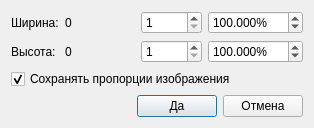
<?xml version="1.0" encoding="UTF-8"?>
<ui version="4.0">
 <class>ImageResizeDialog</class>
 <widget class="QDialog" name="ImageResizeDialog">
  <property name="geometry">
   <rect>
    <x>0</x>
    <y>0</y>
    <width>287</width>
    <height>126</height>
   </rect>
  </property>
  <property name="windowTitle">
   <string>Размер изображения</string>
  </property>
  <layout class="QVBoxLayout" name="verticalLayout">
   <item>
    <layout class="QGridLayout" name="gridLayout">
     <item row="0" column="0">
      <widget class="QLabel" name="widthL">
       <property name="text">
        <string>Ширина:</string>
       </property>
      </widget>
     </item>
     <item row="0" column="1">
      <widget class="QLabel" name="widthValueL">
       <property name="minimumSize">
        <size>
         <width>70</width>
         <height>0</height>
        </size>
       </property>
       <property name="text">
        <string>0</string>
       </property>
      </widget>
     </item>
     <item row="0" column="2">
      <widget class="QSpinBox" name="widthPointSB">
       <property name="minimum">
        <number>1</number>
       </property>
       <property name="maximum">
        <number>99999</number>
       </property>
      </widget>
     </item>
     <item row="0" column="3">
      <widget class="QDoubleSpinBox" name="widthPercentDSB">
       <property name="suffix">
        <string>%</string>
       </property>
       <property name="decimals">
        <number>3</number>
       </property>
       <property name="minimum">
        <double>0.001000000000000</double>
       </property>
       <property name="maximum">
        <double>10000.000000000000000</double>
       </property>
       <property name="value">
        <double>100.000000000000000</double>
       </property>
      </widget>
     </item>
     <item row="1" column="0">
      <widget class="QLabel" name="heightL">
       <property name="text">
        <string>Высота:</string>
       </property>
      </widget>
     </item>
     <item row="1" column="1">
      <widget class="QLabel" name="heightValueL">
       <property name="minimumSize">
        <size>
         <width>70</width>
         <height>0</height>
        </size>
       </property>
       <property name="text">
        <string>0</string>
       </property>
      </widget>
     </item>
     <item row="1" column="2">
      <widget class="QSpinBox" name="heightPointSB">
       <property name="minimum">
        <number>1</number>
       </property>
       <property name="maximum">
        <number>99999</number>
       </property>
      </widget>
     </item>
     <item row="1" column="3">
      <widget class="QDoubleSpinBox" name="heightPercentDSB">
       <property name="suffix">
        <string>%</string>
       </property>
       <property name="decimals">
        <number>3</number>
       </property>
       <property name="minimum">
        <double>0.001000000000000</double>
       </property>
       <property name="maximum">
        <double>10000.000000000000000</double>
       </property>
       <property name="value">
        <double>100.000000000000000</double>
       </property>
      </widget>
     </item>
    </layout>
   </item>
   <item>
    <widget class="QCheckBox" name="keepAspectRatioChB">
     <property name="text">
      <string>Сохранять пропорции изображения</string>
     </property>
     <property name="checked">
      <bool>true</bool>
     </property>
    </widget>
   </item>
   <item>
    <spacer name="verticalSpacer">
     <property name="orientation">
      <enum>Qt::Vertical</enum>
     </property>
     <property name="sizeHint" stdset="0">
      <size>
       <width>20</width>
       <height>4</height>
      </size>
     </property>
    </spacer>
   </item>
   <item>
    <layout class="QHBoxLayout" name="horizontalLayout">
     <item>
      <spacer name="horizontalSpacer">
       <property name="orientation">
        <enum>Qt::Horizontal</enum>
       </property>
       <property name="sizeHint" stdset="0">
        <size>
         <width>40</width>
         <height>20</height>
        </size>
       </property>
      </spacer>
     </item>
     <item>
      <widget class="QPushButton" name="okPB">
       <property name="text">
        <string>Да</string>
       </property>
      </widget>
     </item>
     <item>
      <widget class="QPushButton" name="cancelPB">
       <property name="text">
        <string>Отмена</string>
       </property>
      </widget>
     </item>
    </layout>
   </item>
  </layout>
 </widget>
 <resources/>
 <connections>
  <connection>
   <sender>okPB</sender>
   <signal>clicked()</signal>
   <receiver>ImageResizeDialog</receiver>
   <slot>accept()</slot>
   <hints>
    <hint type="sourcelabel">
     <x>336</x>
     <y>125</y>
    </hint>
    <hint type="destinationlabel">
     <x>232</x>
     <y>73</y>
    </hint>
   </hints>
  </connection>
  <connection>
   <sender>cancelPB</sender>
   <signal>clicked()</signal>
   <receiver>ImageResizeDialog</receiver>
   <slot>reject()</slot>
   <hints>
    <hint type="sourcelabel">
     <x>417</x>
     <y>125</y>
    </hint>
    <hint type="destinationlabel">
     <x>232</x>
     <y>73</y>
    </hint>
   </hints>
  </connection>
  <connection>
   <sender>widthPointSB</sender>
   <signal>valueChanged(int)</signal>
   <receiver>ImageResizeDialog</receiver>
   <slot>widthPointSB_valueChanged(int)</slot>
   <hints>
    <hint type="sourcelabel">
     <x>161</x>
     <y>19</y>
    </hint>
    <hint type="destinationlabel">
     <x>143</x>
     <y>62</y>
    </hint>
   </hints>
  </connection>
  <connection>
   <sender>heightPointSB</sender>
   <signal>valueChanged(int)</signal>
   <receiver>ImageResizeDialog</receiver>
   <slot>heightPointSB_valueChanged(int)</slot>
   <hints>
    <hint type="sourcelabel">
     <x>161</x>
     <y>45</y>
    </hint>
    <hint type="destinationlabel">
     <x>143</x>
     <y>62</y>
    </hint>
   </hints>
  </connection>
  <connection>
   <sender>widthPercentDSB</sender>
   <signal>valueChanged(double)</signal>
   <receiver>ImageResizeDialog</receiver>
   <slot>widthPercentDSB_valueChanged(double)</slot>
   <hints>
    <hint type="sourcelabel">
     <x>234</x>
     <y>19</y>
    </hint>
    <hint type="destinationlabel">
     <x>143</x>
     <y>62</y>
    </hint>
   </hints>
  </connection>
  <connection>
   <sender>heightPercentDSB</sender>
   <signal>valueChanged(double)</signal>
   <receiver>ImageResizeDialog</receiver>
   <slot>heightPercentDSB_valueChanged(double)</slot>
   <hints>
    <hint type="sourcelabel">
     <x>234</x>
     <y>45</y>
    </hint>
    <hint type="destinationlabel">
     <x>143</x>
     <y>62</y>
    </hint>
   </hints>
  </connection>
  <connection>
   <sender>keepAspectRatioChB</sender>
   <signal>stateChanged(int)</signal>
   <receiver>ImageResizeDialog</receiver>
   <slot>keepAspectRatioChB_stateChanged(int)</slot>
   <hints>
    <hint type="sourcelabel">
     <x>143</x>
     <y>71</y>
    </hint>
    <hint type="destinationlabel">
     <x>143</x>
     <y>62</y>
    </hint>
   </hints>
  </connection>
 </connections>
 <slots>
  <slot>widthPointSB_valueChanged(int)</slot>
  <slot>heightPointSB_valueChanged(int)</slot>
  <slot>widthPercentDSB_valueChanged(double)</slot>
  <slot>heightPercentDSB_valueChanged(double)</slot>
  <slot>keepAspectRatioChB_stateChanged(int)</slot>
 </slots>
</ui>
